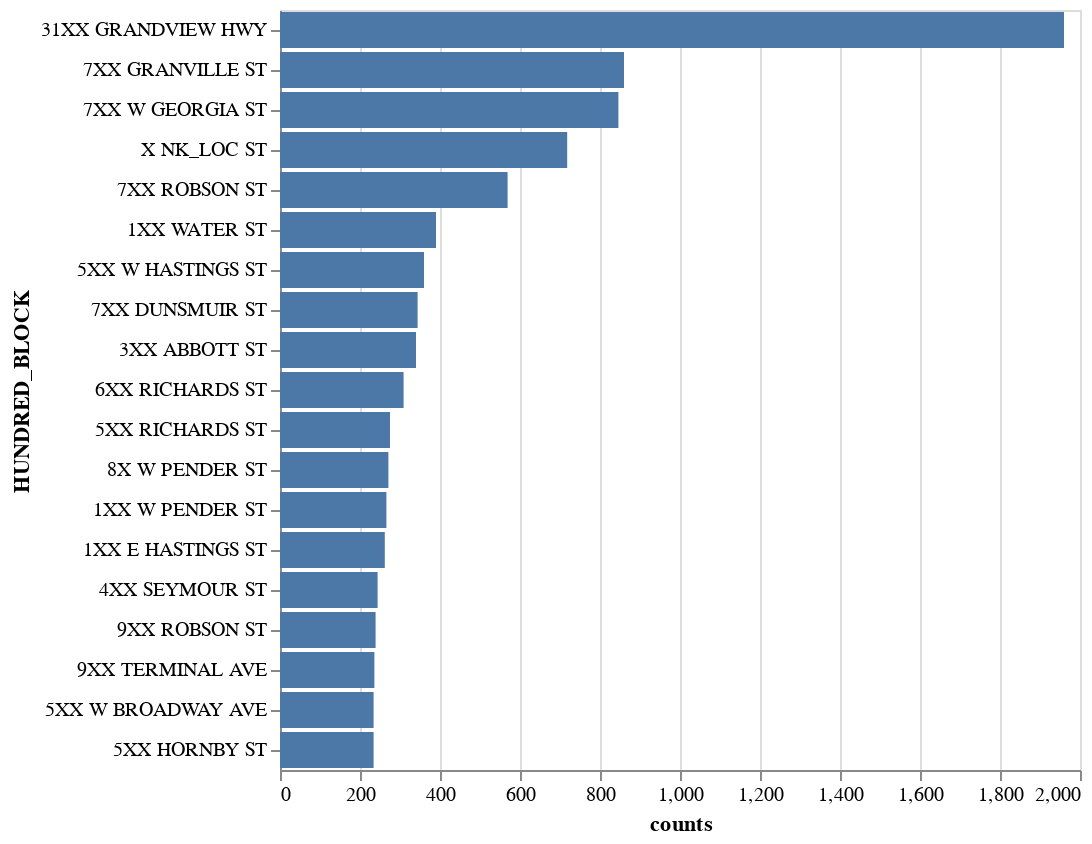

The notebook cell this image was saved under:
### Code cell
crime_count = df.groupby('HUNDRED_BLOCK').size().sort_values(ascending=False).reset_index(name='counts')[1:20]

alt.Chart(crime_count).mark_bar().encode(
    alt.X('counts'),
    alt.Y('HUNDRED_BLOCK:N', sort='-x')
)

### Figure 1 — Vega-Lite specification as saved in the notebook (floating-point values rounded to 4 significant figures)
{"$schema": "https://vega.github.io/schema/vega-lite/v4.8.1.json", "config": {"view": {"continuousHeight": 300, "continuousWidth": 400}}, "data": {"name": "data-8d99f45e671649c99e2b7e9348194feb"}, "datasets": {"data-8d99f45e671649c99e2b7e9348194feb": [{"HUNDRED_BLOCK": "31XX GRANDVIEW HWY", "counts": 1960}, {"HUNDRED_BLOCK": "7XX GRANVILLE ST", "counts": 860}, {"HUNDRED_BLOCK": "7XX W GEORGIA ST", "counts": 846}, {"HUNDRED_BLOCK": "X NK_LOC ST", "counts": 718}, {"HUNDRED_BLOCK": "7XX ROBSON ST", "counts": 569}, {"HUNDRED_BLOCK": "1XX WATER ST", "counts": 390}, {"HUNDRED_BLOCK": "5XX W HASTINGS ST", "counts": 360}, {"HUNDRED_BLOCK": "7XX DUNSMUIR ST", "counts": 344}, {"HUNDRED_BLOCK": "3XX ABBOTT ST", "counts": 340}, {"HUNDRED_BLOCK": "6XX RICHARDS ST", "counts": 309}, {"HUNDRED_BLOCK": "5XX RICHARDS ST", "counts": 275}, {"HUNDRED_BLOCK": "8X W PENDER ST", "counts": 271}, {"HUNDRED_BLOCK": "1XX W PENDER ST", "counts": 266}, {"HUNDRED_BLOCK": "1XX E HASTINGS ST", "counts": 262}, {"HUNDRED_BLOCK": "4XX SEYMOUR ST", "counts": 244}, {"HUNDRED_BLOCK": "9XX ROBSON ST", "counts": 239}, {"HUNDRED_BLOCK": "9XX TERMINAL AVE", "counts": 236}, {"HUNDRED_BLOCK": "5XX W BROADWAY AVE", "counts": 234}, {"HUNDRED_BLOCK": "5XX HORNBY ST", "counts": 234}]}, "encoding": {"x": {"field": "counts", "type": "quantitative"}, "y": {"field": "HUNDRED_BLOCK", "sort": "-x", "type": "nominal"}}, "mark": "bar"}
